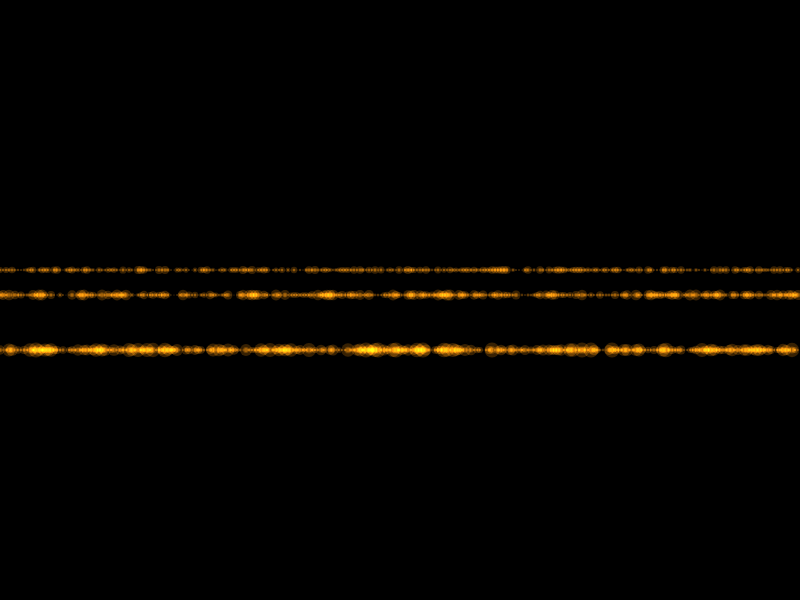
Frame 1 (no input)
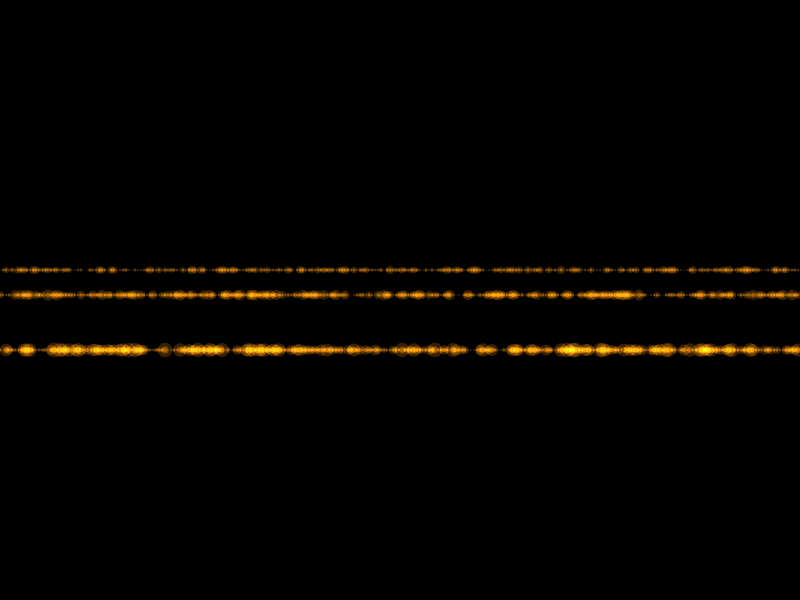
Frame 60 (no input)
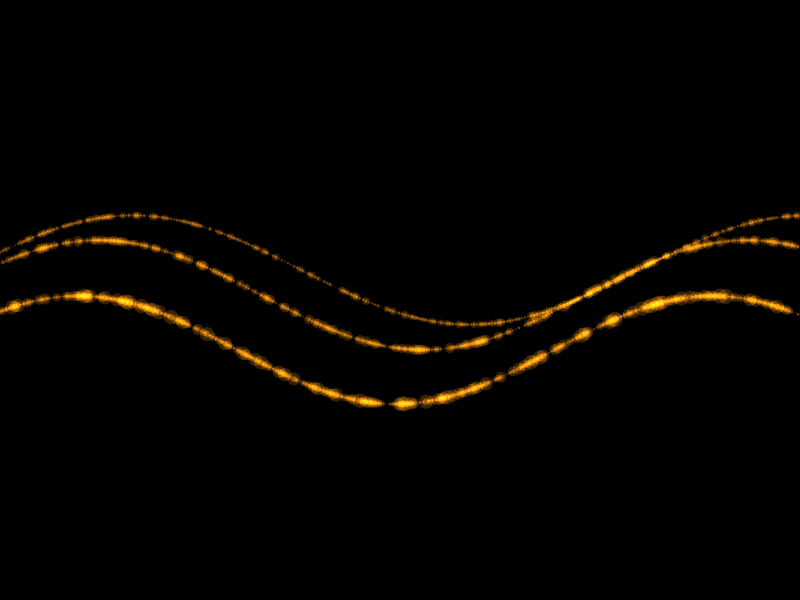
Frame 120 (the mouse pressed at the canvas centre since frame 60)

The p5.js sketch that drew these frames (run headless with seeded random() and noise() and a simulated clock; from frame 60 on, the mouse is pressed at the canvas centre):

// p5.js sketch
// ── sketch.js
var RESOLUTION = 3;

function setup() {
  createCanvas(800, 600);
  background(0);
  noStroke();
  fill(200,120,10,70);
}

function draw() {
  background(0);
  
  push();
  blendMode(ADD);
  drawWave(-30, 8, 0.010);
  drawWave(-5, 11, 0.011);
  drawWave(50, 15, 0.012);
  pop();
}

function drawWave(y, diaMax, value) {
  push();
  translate(0, y);

  var freq, amp;
  for (var x = 0; x < width; x += RESOLUTION) {

    // sin for xOffset
    freq = frameCount * value;
    amp = mouseX;
    var sinXOffset = sin(freq) * amp;

    // sin for amp
    freq = (frameCount) * value;
    amp = mouseY/2;
    var sinAmp = noise(freq) * amp;

    // sin for freq
    freq = frameCount * value;
    amp = 0.01;
    var sinFreq = sin(freq) * amp;

    // main sine wave
    freq = (x + sinXOffset) * sinFreq;
    amp = sinAmp;
    var sinValue = sin(freq) * amp;

    var y = height / 2 + sinValue;
    var dia = random(1, diaMax);

    ellipse(x, y, dia, dia);
    ellipse(x, y, dia/2, dia/2);
    ellipse(x, y, dia/3, dia/3);
  }

  pop();
}
